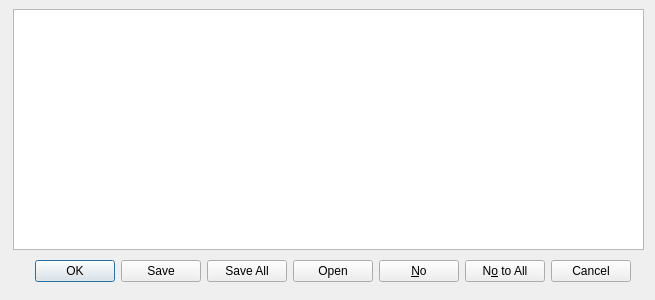
<?xml version="1.0" encoding="UTF-8"?>
<ui version="4.0">
 <class>InfoDialog</class>
 <widget class="QDialog" name="InfoDialog">
  <property name="geometry">
   <rect>
    <x>0</x>
    <y>0</y>
    <width>655</width>
    <height>300</height>
   </rect>
  </property>
  <property name="windowTitle">
   <string>Dialog</string>
  </property>
  <widget class="QTextEdit" name="textEdit">
   <property name="geometry">
    <rect>
     <x>13</x>
     <y>9</y>
     <width>631</width>
     <height>241</height>
    </rect>
   </property>
  </widget>
  <widget class="QDialogButtonBox" name="buttonBox">
   <property name="geometry">
    <rect>
     <x>20</x>
     <y>260</y>
     <width>611</width>
     <height>22</height>
    </rect>
   </property>
   <property name="standardButtons">
    <set>QDialogButtonBox::Cancel|QDialogButtonBox::No|QDialogButtonBox::NoToAll|QDialogButtonBox::Ok|QDialogButtonBox::Open|QDialogButtonBox::Save|QDialogButtonBox::SaveAll</set>
   </property>
  </widget>
 </widget>
 <resources/>
 <connections/>
</ui>
